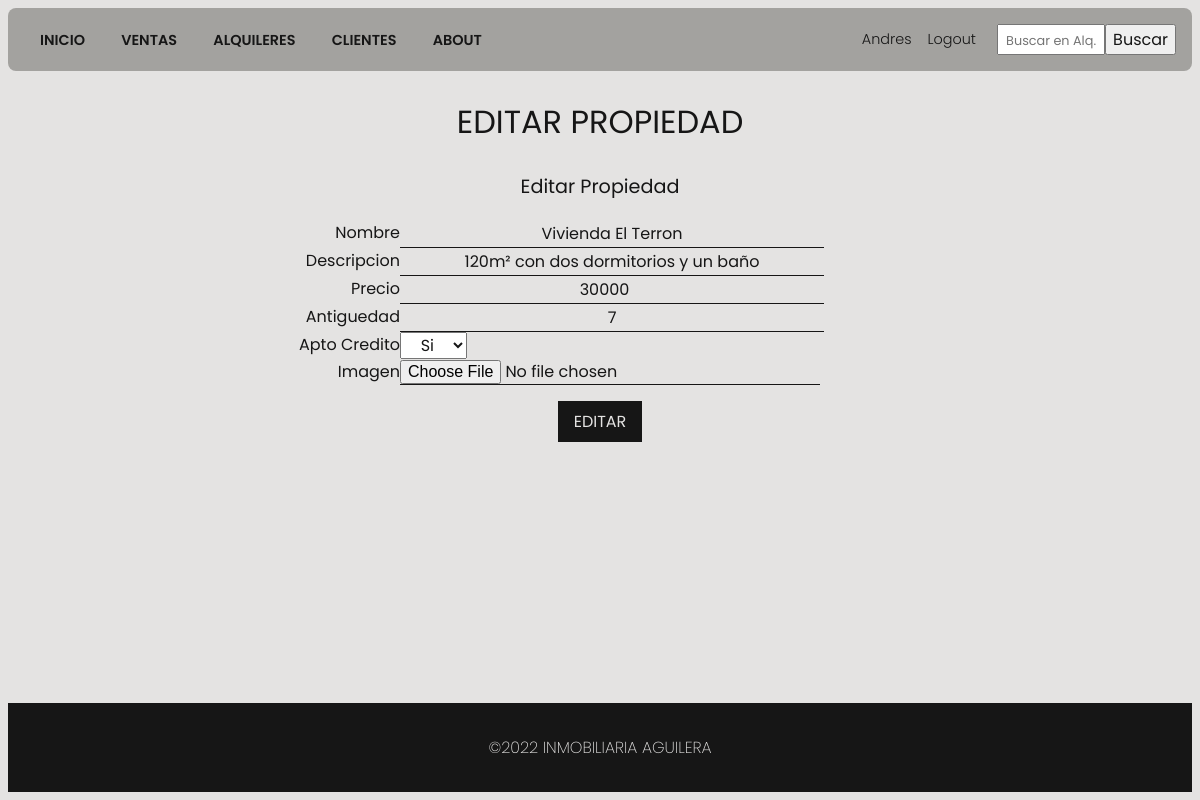
Page /ventas/edit-venta/6 (signed in) on the committed database.
### ventas/models.py (models this page shows, shortened)
class Venta(models.Model):
    nombre = models.CharField(max_length=100)
    precio = models.IntegerField()
    descripcion = models.TextField()
    antiguedad = models.IntegerField()
    credito = models.BooleanField()
    imagen = models.ImageField(upload_to='alquiler_images', null=True, blank=True) #se debe instalar pillow

### ventas/views.py (the view, shortened to what this page needs)
# urls.py: path('edit-venta/<int:id>', update_venta),
def update_venta(request, id):
    venta = Venta.objects.get(id = id)
    if request.method == 'GET':
      context = {
        'venta': venta
      }
      return render(request, 'ventas/edit_venta.html', context)

### templates/ventas/edit_venta.html (shortened to what this page needs)
{% extends "base.html" %}
{% block content %}
<section class="section">
  {% if request.method == "GET"%}
    <h1>EDITAR PROPIEDAD</h1>
    {%if request.user.is_superuser%}
      <div class="formContainer">
        <form action="" method="POST" enctype="multipart/form-data">
          <legend>Editar Propiedad</legend>
          <div class="form-group">
            <label for="nombre">Nombre</label>
            <input type="text" name="nombre" id="nombre" placeholder="Nombre de la vivienda" value="{{venta.nombre}}" required>
          </div>
          <div class="form-group">
            <label for="descripcion">Descripcion</label>
            <input type="text" name="descripcion" id="descripcion" placeholder="descripcion de la vivienda" value="{{venta.descripcion}}" required>
          </div>
          <div class="form-group">
            <label for="precio">Precio</label>
            <input type="number" name="precio" id="precio" placeholder="Precio de la vivienda" value="{{venta.precio}}" required>
          </div>
          <div class="form-group">
            <label for="antiguedad">Antiguedad</label>
            <input type="text" name="antiguedad" id="antiguedad" placeholder="antiguedad de la Propiedad" value="{{venta.antiguedad}}" required>
          </div>
          <div class="form-group">
            <label for="credito">Apto Credito</label>
            <select name="credito" id="credito" required>
              <option value="True">Si</option>
            </select>
          </div>
          <div class="form-group">
            <label for="imagen">Imagen</label>
            <input type="file" name="imagen" id="imagen" value="{{alquiler.imagen}}" required>
          </div>
          </div>
          <div class="form-group">
            <button type="submit" className="addBtn">EDITAR</button>
          </div>
    {% else %}
    <h3>No tiene permiso para acceder</h3>
    {% endif %}
  {% else %}
    <h1>Propiedad Editada</h1>
    <a href="/ventas/list-ventas">Listado de Propiedades en venta</a>
  {% endif %}
</section>
{% endblock %}

### templates/base.html (shortened to what this page needs)
{% load static %}
<!DOCTYPE html>
<html lang="en">
<head>
  <link type="text/css" href="{% static 'css/styles.css'%}" rel="stylesheet"/>
</head>
<body>
  <header>
    <nav class="navbar">
      <div class="navbarLinks">
        <a href="/">INICIO</a>
        <a href="/ventas/list-ventas/">VENTAS</a>
        <a href="/alquileres/list-alquileres/">ALQUILERES</a>
        {% if request.user.is_superuser %}
          <a href="/clientes/list-clientes/">CLIENTES</a>
        {% endif %}
        <a href="/about/">ABOUT</a>
      </div>
      <div class="userNavbar" >
        {% if request.user.is_authenticated %}
          <a href="/users/profile/">{{request.user.username}}</a>
          <a href="/users/logout/">Logout</a>
        {% else %}
          <a href="/users/login/">Login</a>
          <a href="/users/signup/">Signup</a>
        {% endif %}
      </div>
    </nav>
    <form action="/alquileres/list-alquileres/" method="get">
      <input type="text" name="search" placeholder="Buscar en Alq.">
      <button type="submit">Buscar</button>
    </form>
  </header>
  {% block content %}
  {% endblock %}
  <footer>
    <p>©2022 INMOBILIARIA AGUILERA</p>
  </footer>
</body>
</html>

### static/css/styles.css (style rules this page uses)
:root { --main-color: #161616; --second-color: #6ee7b7; --third-color: #7928ca; --fourth-color: #e94f2d; --main-bg: rgb(230, 196, 168); --main-bg: rgb(228, 227, 226); --second-bg: #a3a29f; }
* { font-family: 'Poppins', sans-serif; font-size: 16px; font-weight: 400; text-align: center; color: var(--main-color); }
html { background-color: var(--main-bg); }
.section { min-height: calc(100vh - 195px); }
h1 { font-size: 2em; font-weight: 400; text-align: center; }
header { display: grid; grid-template-columns: repeat(12, 1fr); padding: 1em; background-color: var(--second-bg); border-radius: 0.5rem; }
header .navbar { grid-column: 1 / span 10; display: flex; justify-content:space-between; align-items: center; }
header form { grid-column: 11 / span 2; display: flex; justify-content: flex-end; }
header form input { font-size: 1rem; width: 100px; }
header form input::placeholder { font-size: 0.8rem; }
header a, header p { margin-inline: 1rem; text-decoration: none; font-size: 0.9rem; font-weight: 600; }
.userNavbar { font-size: 1rem; font-weight: 100; display: flex; flex-direction: row; justify-content: flex-end; align-items: center; }
header .userNavbar a { margin-inline: 0.5rem; font-weight: 300; }
.formContainer { width: 800px; margin: 0 auto; }
.formContainer legend { font-size: 1.2rem; text-align: center; margin: 1em 0; }
.formContainer .form-group { width: 100%; display: grid; grid-template-columns: repeat(12, 1fr); }
.formContainer .form-group label { grid-column: auto / span 3; text-align: right; }
.formContainer .form-group input { grid-column: auto / span 9; width: 70%; background-color: var(--main-bg); border: none; border-bottom: 1px solid var(--main-color); }
.form-group button { margin-top: 1rem; border: none; background-color:#161616; color: var(--main-bg); padding: 0.5rem 1rem; cursor: pointer !important; transition: all 0.3s ease-in-out; }
footer { background-color: #161616; color: var(--main-bg); padding: 1rem; text-align: center; }
footer p { color: var(--main-bg); font-weight: 200; }

### rows in the picture
Venta: nombre "Vivienda El Terron", descripcion "120m² con dos dormitorios y un baño", precio "30000", antiguedad "7"

### other values in the picture
{{ request.user.username }} "Andres"
